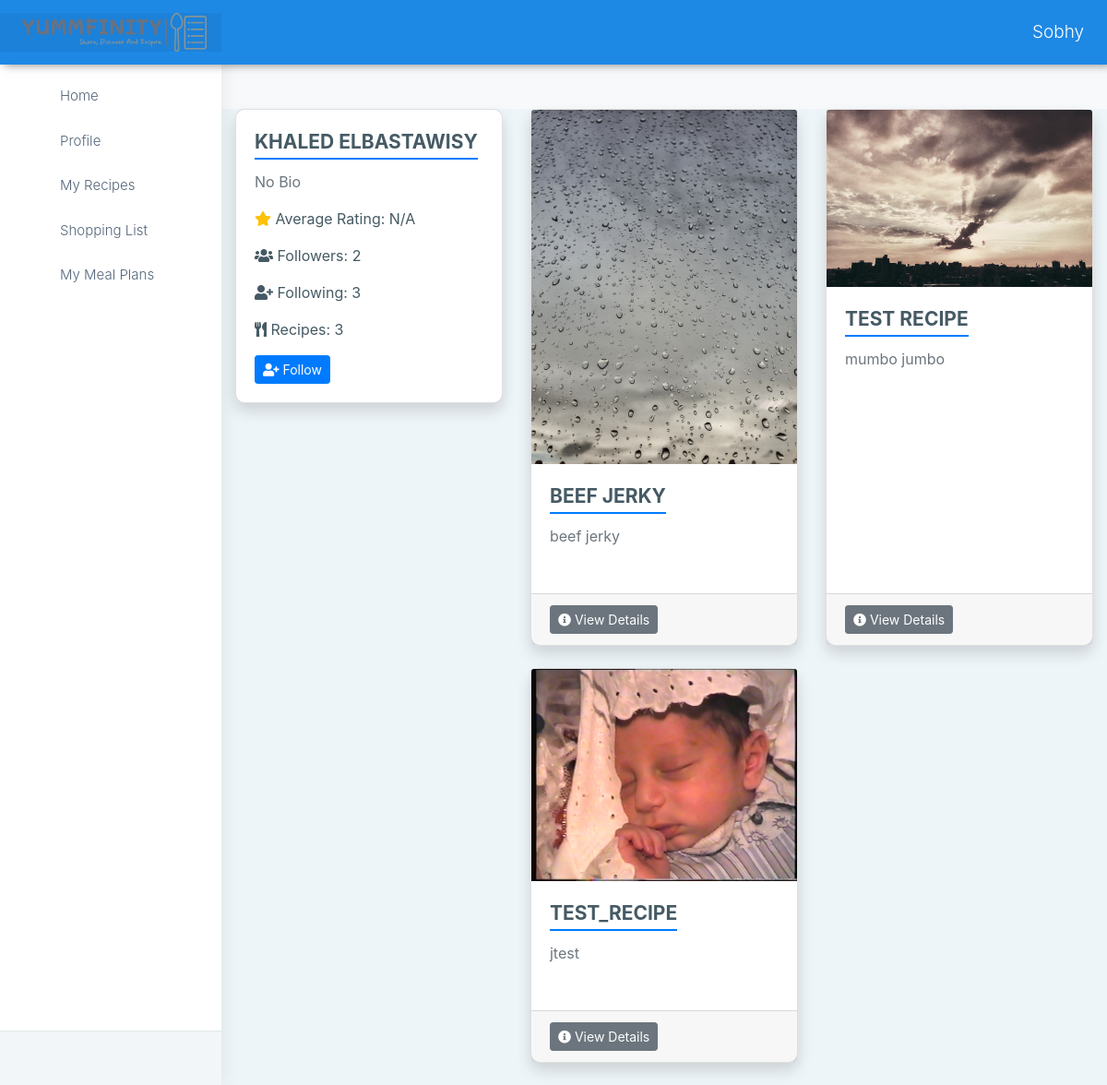
Page /user_profile/Khaled Elbastawisy (signed in) on the committed database.
### apps/authentication/models.py (models this page shows, shortened)
class User(db.Model, UserMixin):
    id = db.Column(db.Integer, primary_key=True)
    username = db.Column(db.String(64), unique=True)
    email = db.Column(db.String(64), unique=True)
    password = db.Column(db.LargeBinary)
    recipes = db.relationship('Recipe', backref='user')
    ratings = db.relationship('Rating', backref='user')
    comments = db.relationship('Comment', backref='user')
    profile = db.relationship("UserProfile", uselist=False, back_populates="user")
    activities = db.relationship('UserActivity', back_populates='user', lazy=True)
    followers = db.relationship('Follow', foreign_keys=[Follow.followed_id], back_populates='followed', lazy='dynamic', cascade='all, delete-orphan')
    following = db.relationship('Follow', foreign_keys=[Follow.follower_id], back_populates='follower', lazy='dynamic', cascade='all, delete-orphan')
    shopping_list = db.relationship('ShoppingList', backref='user', lazy=True, cascade='all, delete-orphan')
    meal_plan = db.relationship('MealPlan', backref='user', lazy=True, cascade='all, delete-orphan')

class UserProfile(db.Model):
    id = db.Column(db.Integer, primary_key=True)
    biography = db.Column(db.Text)
    favorite_recipes_str = db.Column(db.String, nullable=True)
    @property
    def favorite_recipes(self):
        if self.favorite_recipes_str:
            return [int(recipe_id) for recipe_id in self.favorite_recipes_str.split(',')]
        return []

class Recipe(db.Model):
    id = db.Column(db.Integer, primary_key=True)
    cuisine = db.Column(db.String(64))
    name = db.Column(db.String(64))
    description = db.Column(db.Text, nullable=False)
    user_id = db.Column(db.Integer, db.ForeignKey('user.id'), nullable=False)
    cooking_time = db.Column(db.Integer, nullable=False)
    cuisine = db.Column(db.String(64), nullable=False)
    image = db.Column(db.String(255), nullable=True)
    ingredients = db.relationship('Ingredient', backref='recipe', lazy=True, cascade='all, delete-orphan')
    instructions = db.relationship('Instruction', backref='recipe', lazy=True, cascade='all, delete-orphan')
    ratings = db.relationship('Rating', backref='recipe', lazy=True, cascade='all, delete-orphan')
    comments = db.relationship('Comment', backref='recipe', lazy=True, cascade='all, delete-orphan')
    activities = db.relationship('UserActivity', back_populates='recipe', lazy=True, cascade='all, delete-orphan')

### apps/home/routes.py (the view)
@blueprint.route('/user_profile/<string:username>')
@login_required
def user_profile(username):
    user = User.query.filter_by(username=username).first()
    print(user.id)
    user_id = user.id
    profile = UserProfile.query.filter_by(user_id=user_id).first()
    num_followers = Follow.query.filter_by(followed_id=user_id).count()
    num_following = Follow.query.filter_by(follower_id=user_id).count()
    user_recipes = Recipe.query.filter_by(user_id=user_id).all()
    recipes_count = Recipe.query.filter_by(user_id=user_id).count()
    isFollowing = Follow.query.filter_by(follower_id=current_user.id, followed_id=user_id).first()
    recipes_ids = [recipe.id for recipe in Recipe.query.filter_by(user_id=user_id).all()]
    ratings = Rating.query.filter(Rating.recipe_id.in_(recipes_ids)).all()
    avg_rating = None if not ratings else sum(rate.rating for rate in ratings) / len(ratings)
    return render_template('home/user_profile.html', profile=profile, user=user, num_followers = num_followers, num_following = num_following,
                            user_recipes=user_recipes, isFollowing=isFollowing, average_rating=avg_rating, recipes_count=recipes_count)

### apps/__init__.py (called while the page is built)
def configure_database(app):
    @app.before_first_request
    def initialize_database():
        db.create_all()
    @app.teardown_request
    def shutdown_session(exception=None):
        db.session.remove()

### apps/authentication/models.py (called while the page is built)
@login_manager.user_loader
def user_loader(id):
    return User.query.filter_by(id=id).first()

### apps/templates/home/user_profile.html (shortened to what this page needs)
{% extends '/layouts/base.html' %}
{% block content %}
<head>
    <link rel="stylesheet" href="https://maxcdn.bootstrapcdn.com/bootstrap/4.5.2/css/bootstrap.min.css">
    <link rel="stylesheet" href="{{ url_for('static', filename='assets/css/custom.css') }}" />
    <link rel="stylesheet" href="https://cdnjs.cloudflare.com/ajax/libs/font-awesome/5.15.4/css/all.min.css">
</head>
<body>
    <div class="container mt-5">
        <div class="row">
            <div class="col-md-4">
                <div class="card">
                    <div class="card-body">
                        <h3 class="card-title font-weight-bold">{{ user.username }}</h3>
                        <p class="card-text text-muted">{{ profile.biography if profile.biography else 'No Bio' }}</p>
                        <p class="card-text"><i class="fas fa-star text-warning"></i> Average Rating: {{ average_rating if average_rating else 'N/A' }}</p>
                        <p class="card-text"><i class="fas fa-users"></i> Followers: {{ num_followers }}</p>
                        <p class="card-text"><i class="fas fa-user-plus"></i> Following: {{ num_following }}</p>
                        <p class="card-text"><i class="fas fa-utensils"></i> Recipes: {{ recipes_count }}</p>
                        {%if isFollowing %}
                        <form action="/unfollow_author" method="POST" style="display: inline;">
                            <input type="hidden" name="author_id" value="{{ user.id }}">
                            <button type="submit" class="btn btn-danger btn-sm"><i class="fas fa-user-minus"></i> Unfollow</button>
                        </form>
                        {% else %}
                        <form action="/follow_author" method="POST" style="display: inline;">
                            <button type="submit" class="btn btn-primary btn-sm"><i class="fas fa-user-plus"></i> Follow</button>
                        </form>
                        {% endif %}
                    </div>
                </div>
            </div>
            <div class="col-md-8">
                <div class="row">
                    {% for recipe in user_recipes %}
                        <div class="col-lg-6 col-md-12 col-sm-6 mb-4">
                            <div class="card h-100">
                                <img src="{{ url_for('static', filename='/assets/images/' + recipe.image) }}" class="card-img-top" alt="{{ recipe.name }}">
                                <div class="card-body">
                                    <h5 class="card-title font-weight-bold">{{ recipe.name }}</h5>
                                    <p class="card-text text-muted">{{ recipe.description }}</p>
                                </div>
                                <div class="card-footer">
                                    <a href="{{ url_for('home_blueprint.recipe_details', recipe_id=recipe.id) }}" class="btn btn-secondary btn-sm"><i class="fas fa-info-circle"></i> View Details</a>
                                </div>
                            </div>
                        </div>
                    {% endfor %}
                </div>
            </div>
        </div>
    </div>
</body>
{% endblock %}

### apps/templates/includes/navigation.html (shortened to what this page needs)
<header class="topbar" data-navbarbg="skin6">
    <nav class="navbar top-navbar navbar-expand-md navbar-dark">
        <div class="navbar-header" data-logobg="skin6">
            <a class="navbar-brand ms-4" href="/">
                <img src="{{ config.ASSETS_ROOT }}/images/logo-no-background.png" alt="homepage" class="dark-logo" style="width: 200px; height: auto;" />
            </a>
        </div>
        <div class="navbar-collapse collapse" id="navbarSupportedContent" data-navbarbg="skin5">
            <ul class="navbar-nav">
                <li class="nav-item dropdown">
                    <a class="nav-link dropdown-toggle text-muted waves-effect waves-dark" href="#" id="navbarDropdown" role="button" data-bs-toggle="dropdown" aria-expanded="false">
                        {{ current_user.username }}
                    </a>
                </li>
            </ul>
        </div>
    </nav>
</header>

### apps/static/assets/css/custom.css (style rules this page uses)
body { background-color: #f8f9fa; }
.container { max-width: 1000px; }
.card { box-shadow: 0 0.5rem 1rem rgba(0, 0, 0, 0.15); border-radius: 10px; }
.card-title { font-weight: bold; text-transform: uppercase; border-bottom: 2px solid #007bff; display: inline-block; padding-bottom: 2px; }
a { color: #007bff; text-decoration: none; }

### rows in the picture
User: username "Sobhy"
User: username "KHALED ELBASTAWISY"
UserProfile: biography "No Bio"
Recipe: image (picture), name "BEEF JERKY", description "beef jerky"
Recipe: image (picture), name "TEST RECIPE", description "mumbo jumbo"
Recipe: image (picture), name "TEST_RECIPE", description "jtest"

### other values in the picture
{{ average_rating if average_rating else 'N/A' }} "N/A"
{{ num_followers }} "2"
{{ num_following }} "3"
{{ recipes_count }} "3"
